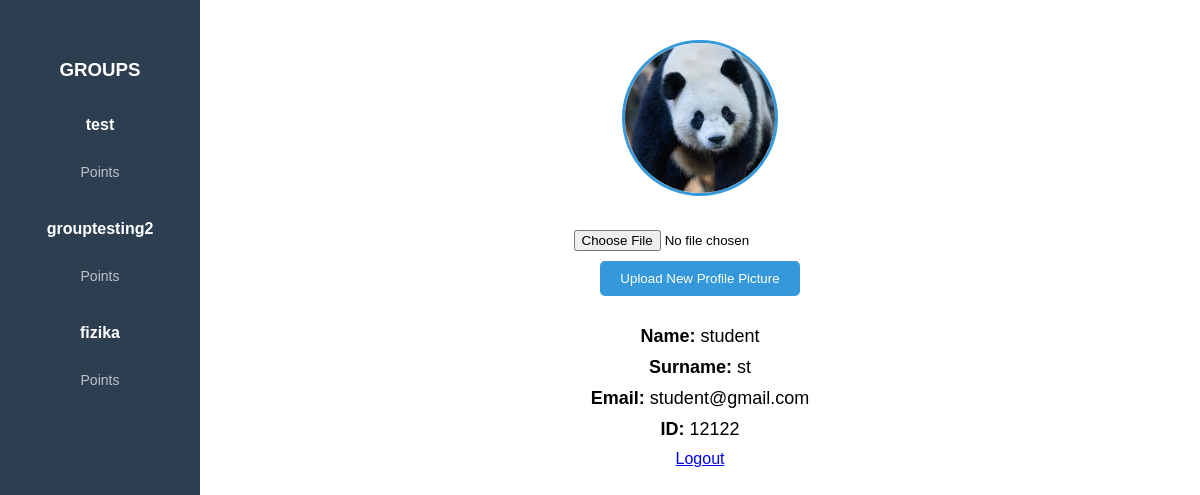
Page /student_dashboard/ (signed in) on the committed database.
### core/models.py (models this page shows, shortened)
class Group(models.Model):
    name = models.CharField(max_length=100)
    lector = models.ForeignKey(Lector, on_delete=models.CASCADE, related_name='groups')
    students = models.ManyToManyField(Student, blank=True, related_name='groups')

class Student(models.Model):
    name = models.CharField(max_length=100)
    surname = models.CharField(max_length=100)
    email = models.EmailField(unique=True)
    student_id = models.CharField(max_length=100, unique=True)  # Unique ID for Student
    password=models.CharField(max_length=100,null=True, blank=True)
    profile_image = models.ImageField(upload_to='profile_pics/', null=True, blank=True)

### core/views.py (the view)
# urls.py: path('student_dashboard/',views.student_dashboard,name='student_dashboard'),
def student_dashboard(request):
    student_email=request.session.get('student_email')
    if not student_email:
        return redirect('student-login')
    try:
        student=Student.objects.get(email=student_email)
    except Student.DoesNotExist:
        messages.error(request,' student not found.')
        return redirect ('student-login')
    if request.method == 'POST' and request.FILES.get('profile_image'):
        student.profile_image = request.FILES['profile_image']
        student.save()
        messages.success(request, "Profile image updated successfully!")
        return redirect('student_dashboard')
    groups = student.groups.all()
    return render(request, 'student_dashboard.html', {'student': student, 'groups': groups})

### templates/student_dashboard.html (shortened to what this page needs)
{% load static %}
<!DOCTYPE html>
<html lang="en">
<head>
</head>
<body>
    <div class="sidebar">
        <h3>GROUPS</h3>
        {% for group in groups %}
            <div style="display: flex; flex-direction: column; align-items: center; margin-bottom: 10px;">
                <a href="{% url 'student_group_page'  group.id %}" style="font-weight: bold;">{{ group.name }}</a>
                <a href="{% url 'view_points' group.id %}" style="font-size: 14px; color: #bdc3c7;">Points</a>
            </div>
        {% empty %}
            <p style="text-align: center;">No groups found.</p>
        {% endfor %}
    </div>
    <div class="main">
        {% if student.profile_image %}
            <img class="profile-image" src="{{ student.profile_image.url }}" alt="Profile Image">
        {% else %}
            <img class="profile-image" src="{% static 'images/default-profile.png' %}" alt="Default Image">
        {% endif %}
        <form method="POST" enctype="multipart/form-data" class="upload-form">
            <input type="file" name="profile_image" accept="image/*" required>
            <br>
            <button type="submit">Upload New Profile Picture</button>
        </form>
        <div class="info"><strong>Name:</strong> {{ student.name }}</div>
        <div class="info"><strong>Surname:</strong> {{ student.surname }}</div>
        <div class="info"><strong>Email:</strong> {{ student.email }}</div>
        <div class="info"><strong>ID:</strong> {{ student.student_id }}</div>
        <a href="{% url 'logout' %}" class="button" >Logout</a>
    </div>
</body>
</html>

### templates/student_dashboard.html (style rules this page uses)
body { margin: 0; font-family: Arial, sans-serif; display: flex; }
.sidebar { width: 200px; background-color: #2c3e50; color: white; height: 100vh; padding-top: 40px; overflow-y: auto; }
.sidebar h3 { text-align: center; margin-bottom: 20px; }
.sidebar a { display: block; padding: 15px; color: white; text-decoration: none; text-align: center; }
.main { flex: 1; padding: 40px; text-align: center; }
.profile-image { width: 150px; height: 150px; object-fit: cover; border-radius: 50%; border: 3px solid #3498db; margin-bottom: 20px; }
.info { font-size: 18px; margin: 10px 0; }
.upload-form { margin-bottom: 30px; }
.upload-form input[type="file"] { margin: 10px 0; }
.upload-form button { padding: 10px 20px; background-color: #3498db; border: none; color: white; cursor: pointer; border-radius: 5px; }

### rows in the picture
Group: name "test"
Group: name "grouptesting2"
Group: name "fizika"
Student: profile_image (picture), name "student", surname "st", email "student@gmail.com", student_id "12122"
